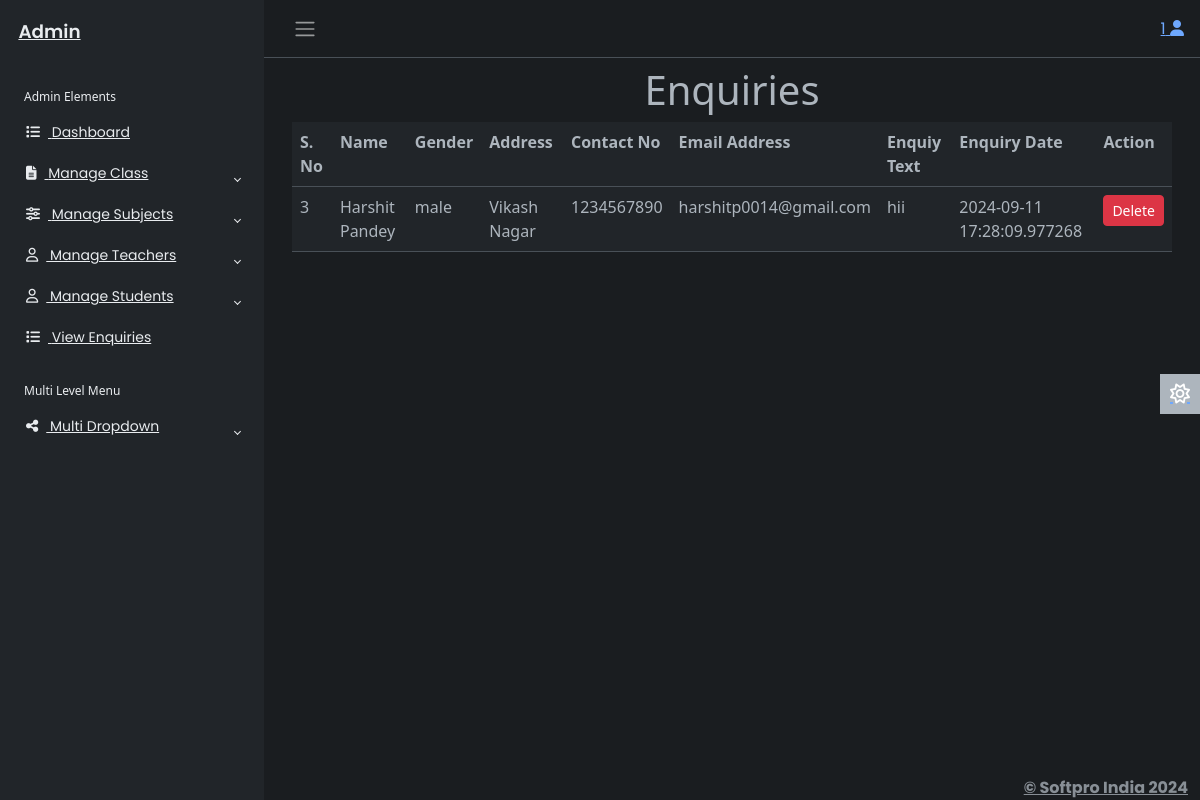
Page /adminapp/viewenquiry/ (signed in) on the committed database.
### smsapp/models.py (models this page shows)
class Enquiry(models.Model):
    name=models.CharField(max_length=50)
    gender=models.CharField(max_length=10)
    address=models.TextField()
    contactno=models.CharField(max_length=15)
    emailaddress=models.CharField(max_length=50)
    enquirytext=models.TextField()
    enquirydate=models.CharField(max_length=30)

### adminapp/views.py (the view)
# urls.py: path('viewenquiry/',views.viewenquiry,name='viewenquiry'),
@cache_control(no_store=True,no_cache=True,must_revalidate=True)
def viewenquiry(req):
    try:
        if req.session['adminid']!=None:
            adminid=req.session['adminid']
            enq=Enquiry.objects.all()
            return render(req,'viewenquiry.html',{'adminid':adminid,'enq':enq})
    except KeyError:
        return redirect('login')

### adminapp/templates/viewenquiry.html
{% extends 'adminbase.html' %}
{% load static %}
{% block admin %}
<div class="row">
    <div class="col-sm-12">
        <h1 class="text-center">Enquiries</h1>
        <table class="table">
            <tr>
                <th>S. No</th>
                <th>Name</th>
                <th>Gender</th>
                <th>Address</th>
                <th>Contact No</th>
                <th>Email Address</th>
                <th>Enquiy Text</th>
                <th>Enquiry Date</th>
                <th>Action</th>
            </tr>
            {% for e in enq %}
            <tr>
                <td>{{e.id}}</td>
                <td>{{e.name}}</td>
                <td>{{e.gender}}</td>
                <td>{{e.address}}</td>
                <td>{{e.contactno}}</td>
                <td>{{e.emailaddress}}</td>
                <td>{{e.enquirytext}}</td>
                <td>{{e.enquirydate}}</td>
                <td>
                    <a href="{% url 'adminapp:delenq' id=e.id %}" class="btn btn-sm btn-danger">Delete</a>
                </td>
            </tr>
            {% endfor %}
        </table>
    </div>
</div>
{% endblock %}

### adminapp/templates/adminbase.html (shortened to what this page needs)
{% load static %}
<!DOCTYPE html>
<html lang="en" data-bs-theme="dark">
<head>
    <link rel="stylesheet" href="{% static 'css/adminstyle.css' %}">
    <link rel="stylesheet" href="https://cdn.jsdelivr.net/npm/bootstrap@5.3.0-alpha2/dist/css/bootstrap.min.css">
</head>
<body>
    <div class="wrapper">
        <aside id="sidebar" class="js-sidebar">
            <div class="h-100">
                <div class="sidebar-logo">
                    <a href="#">Admin</a>
                </div>
                <ul class="sidebar-nav">
                    <li class="sidebar-header">
                        Admin Elements
                    </li>
                    <li class="sidebar-item">
                        <a href="#" class="sidebar-link">
                            <i class="fa-solid fa-list pe-2"></i>
                            Dashboard
                        </a>
                    </li>
                    <li class="sidebar-item">
                        <a href="#" class="sidebar-link collapsed" data-bs-target="#pages" data-bs-toggle="collapse"
                            aria-expanded="false"><i class="fa-solid fa-file-lines pe-2"></i>
                            Manage Class
                        </a>
                    </li>
                    <li class="sidebar-item">
                        <a href="#" class="sidebar-link collapsed" data-bs-target="#posts" data-bs-toggle="collapse"
                            aria-expanded="false"><i class="fa-solid fa-sliders pe-2"></i>
                            Manage Subjects
                        </a>
                    </li>
                    <li class="sidebar-item">
                        <a href="#" class="sidebar-link collapsed" data-bs-target="#auth" data-bs-toggle="collapse"
                            aria-expanded="false"><i class="fa-regular fa-user pe-2"></i>
                            Manage Teachers
                        </a>
                    </li>
                    <li class="sidebar-item">
                        <a href="#" class="sidebar-link collapsed" data-bs-target="#stu" data-bs-toggle="collapse"
                            aria-expanded="false"><i class="fa-regular fa-user pe-2"></i>
                            Manage Students
                        </a>
                    </li>
                    <li class="sidebar-item">
                        <a href="{% url 'adminapp:viewenquiry' %}" class="sidebar-link">
                            <i class="fa-solid fa-list pe-2"></i>
                            View Enquiries
                        </a>
                    </li>
                    <li class="sidebar-header">
                        Multi Level Menu
                    </li>
                    <li class="sidebar-item">
                        <a href="#" class="sidebar-link collapsed" data-bs-target="#multi" data-bs-toggle="collapse"
                            aria-expanded="false"><i class="fa-solid fa-share-nodes pe-2"></i>
                            Multi Dropdown
                        </a>
                    </li>
                </ul>
            </div>
        </aside>
        <div class="main">
            <nav class="navbar navbar-expand px-3 border-bottom">
                <button class="btn" id="sidebar-toggle" type="button">
                    <span class="navbar-toggler-icon"></span>
                </button>
                <div class="navbar-collapse navbar">
                    <ul class="navbar-nav">
                        <li class="nav-item dropdown">
                            <a href="#" data-bs-toggle="dropdown" class="nav-icon pe-md-0">
                                <span>{{adminid}}</span>
                                <i class="fa-solid fa-user"></i>
                            </a>
                        </li>
                    </ul>
                </div>
            </nav>
            <main class="content px-3 py-2">
                <div class="container-fluid">
                  {% block admin %}
                  {% endblock %}
                </div>
            </main>
            <a href="#" class="theme-toggle">
                <i class="fa-regular fa-sun"></i>
            </a>
            <footer class="footer">
                <div class="container-fluid">
                    <div class="row text-muted">
                        <div class="col-12 text-end">
                            <p class="mb-0">
                                <a href="#" class="text-muted">
                                    <strong>&copy; Softpro India 2024</strong>
                                </a>
                            </p>
                        </div>
                    </div>
                </div>
            </footer>
        </div>
    </div>
</body>
</html>

### adminapp/static/css/adminstyle.css (style rules this page uses)
body { font-family: 'Poppins', sans-serif; font-size: 0.875rem; opacity: 1; overflow-y: scroll; margin: 0; }
a { cursor: pointer; text-decoration: none; font-family: 'Poppins', sans-serif; }
li { list-style: none; }
.wrapper { align-items: stretch; display: flex; width: 100%; }
#sidebar { max-width: 264px; min-width: 264px; background: var(--bs-dark); transition: all 0.35s ease-in-out; }
.main { display: flex; flex-direction: column; min-height: 100vh; min-width: 0; overflow: hidden; transition: all 0.35s ease-in-out; width: 100%; background: var(--bs-dark-bg-subtle); }
.sidebar-logo { padding: 1.15rem; }
.sidebar-logo a { color: #e9ecef; font-size: 1.15rem; font-weight: 600; }
.sidebar-nav { flex-grow: 1; list-style: none; margin-bottom: 0; padding-left: 0; margin-left: 0; }
.sidebar-header { color: #e9ecef; font-size: .75rem; padding: 1.5rem 1.5rem .375rem; }
a.sidebar-link { padding: .625rem 1.625rem; color: #e9ecef; position: relative; display: block; font-size: 0.875rem; }
.sidebar-link[data-bs-toggle="collapse"]::after { border: solid; border-width: 0 .075rem .075rem 0; content: ""; display: inline-block; padding: 2px; position: absolute; right: 1.5rem; top: 1.4rem; transform: rotate(-135deg); transition: all .2s ease-out; }
.sidebar-link[data-bs-toggle="collapse"].collapsed::after { transform: rotate(45deg); transition: all .2s ease-out; }
.navbar-expand .navbar-nav { margin-left: auto; }
.content { flex: 1; max-width: 100vw; width: 100vw; }
@media (min-width:768px) { .content { max-width: auto; width: auto; } }
.theme-toggle { position: fixed; top: 50%; transform: translateY(-65%); text-align: center; z-index: 10; right: 0; left: auto; border: none; background-color: var(--bs-body-color); }
html[data-bs-theme="dark"] .theme-toggle .fa-sun, html[data-bs-theme="light"] .theme-toggle .fa-moon { cursor: pointer; padding: 10px; display: block; font-size: 1.25rem; color: #FFF; }

### rows in the picture
Enquiry: id "3", name "Harshit Pandey", gender "male", address "Vikash Nagar", contactno "1234567890", emailaddress "harshitp0014@gmail.com", enquirytext "hii", enquirydate "2024-09-11 17:28:09.977268"

### other values in the picture
{{ adminid }} "1"
